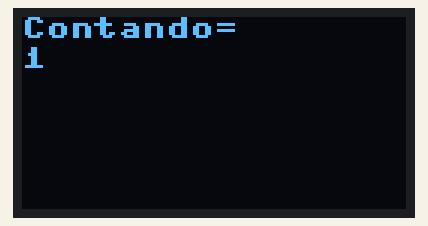
Recording of a program running on a simulated MicroPython board. Shown: 128×64 one-colour display. Library files of the repository ran but are not shown: sh1106.py.

Above: at 1.24 s.
At 6.1 s:
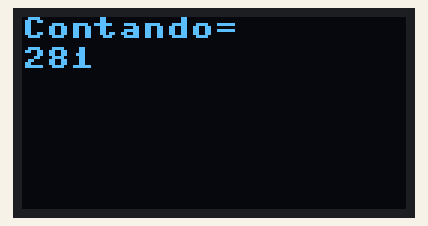
At 10.96 s:
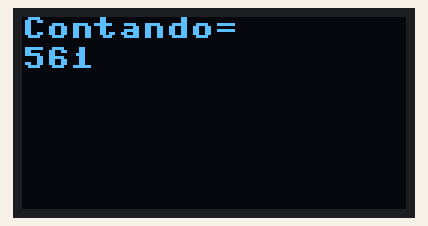
At 20.38 s:
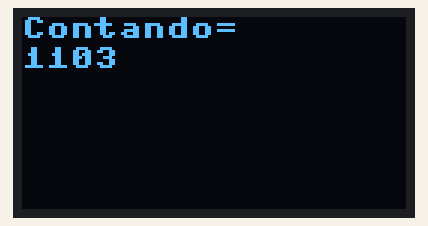
At 29.82 s:
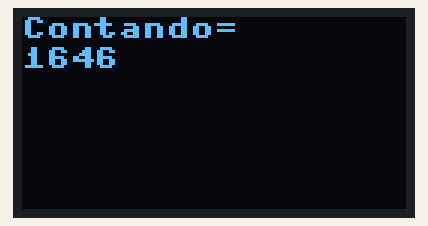
At 39.57 s:
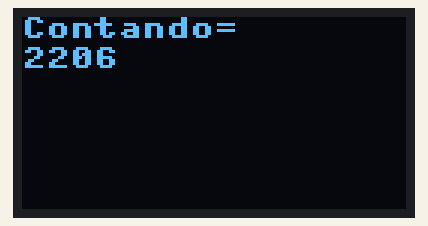

The program:

03PantallaOledI2CContador_13in.py
```python
from machine import Pin, I2C
import sh1106
import utime

intContador = 0

#direccion de fabrica x3C
objI2C = I2C(1, scl=Pin(19), sda=Pin(18))
p_oled = sh1106.SH1106_I2C(128, 64, objI2C)

p_oled.fill(0)
p_oled.rotate(1)
p_oled.show()

utime.sleep(1)

p_oled.text('Contando=', 0, 0)

while True:
    intContador += 1
    strContador = str(intContador)
    p_oled.text(strContador, 0, 10)
    p_oled.show()
    p_oled.text(strContador, 0, 10, 0)
    utime.sleep(0.01)
```
